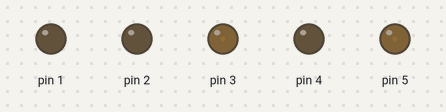
Bench run of a sketch on a simulated Arduino Uno, built with avr-gcc and run on an emulated ATmega328P. On the bench: output pins drawn as LEDs (lit = HIGH).

Above: at 0.05 s.
At 0.35 s:
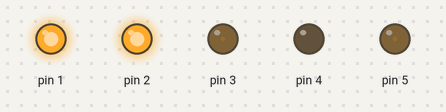
At 0.75 s:
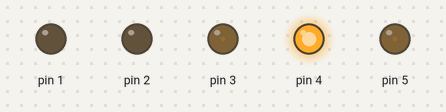
At 1.65 s:
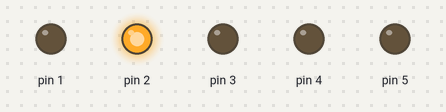
At 1.95 s:
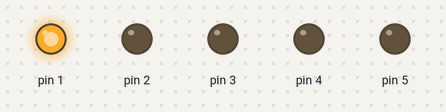
Timing chart, 0 to 4.9 s (numbered marks = the images above):
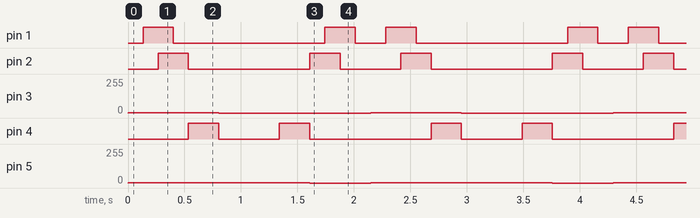

Measured:
- by itself, pin 1: repeats every 2.1 s: LOW 1.3 s, HIGH 0.27 s, LOW 0.27 s, HIGH 0.27 s
- by itself, pin 2: repeats every 2.1 s: LOW 1.1 s, HIGH 0.27 s, LOW 0.54 s, HIGH 0.27 s
- by itself, pin 3: alternates 1/255 for 0.80 s and 0/255 for 1.3 s
- by itself, pin 4: repeats every 2.1 s: LOW 0.54 s, HIGH 0.27 s, LOW 1.1 s, HIGH 0.27 s
- by itself, pin 5: alternates 1/255 for 1.6 s and 0/255 for 0.54 s

The sketch:

FlagsBlockSketch.ino
```cpp
// Flag's Block 產生的草稿碼

// setup() 會先被執行且只會執行一次
void setup() {

}

// loop() 裡面的程式會不斷重複執行
void loop() {
  int i = 1, i_trigger = 0;
  int j = 1, j_trigger = 0;
  int k = 1, k_trigger = 0;
  int x = 1, x_trigger = 0;
  int y = 1, y_trigger = 0;
  for (int z = 1; z <= 1020; z++) {
    analogWrite(1, i);
    if (i_trigger == 0)
      i++;
    else
      if(i>0)
        i--;

    analogWrite(2, j);
    if (j_trigger == 0 && z >= 127)
      j++;
    else if(j_trigger == 1)
      if(j>0)
        j--;

    analogWrite(3, k);
    if (k_trigger == 0 && z >= 255)
      k++;
    else if(k_trigger == 1)
      if(k>0)
        k--;

    analogWrite(4, x);
    if (x_trigger == 0 && z >= 382)
      x++;
    else if(x_trigger == 1)
      if(x>0)
        x--;

    analogWrite(5, y);
    if (y_trigger == 0 && z >= 510)
      y++;
    else if(y_trigger == 1)
      if(y>0)
        y--;

    if(i == 255)
      i_trigger = 1;
    if(j == 255)
      j_trigger = 1;
    if(k == 255)
      k_trigger = 1;
    if(x == 255)
      x_trigger = 1;
    if(y == 255)
      y_trigger = 1;

    delay(1);
  }

  i_trigger = 0;
  j_trigger = 0;
  k_trigger = 0;
  x_trigger = 0;
  y_trigger = 0;

  for (int z = 1; z <= 1020; z++) {
    analogWrite(1, i);
    if (i_trigger == 0 && z >= 510)
      i++;
    else if(i_trigger == 1)
      if(i>0)
        i--;

    analogWrite(2, j);
    if (j_trigger == 0 && z >= 382)
      j++;
    else if(j_trigger == 1)
      if(j>0)
        j--;

    analogWrite(3, k);
    if (k_trigger == 0 && z >= 255)
      k++;
    else if(k_trigger == 1)
      if(k>0)
        k--;

    analogWrite(4, x);
    if (x_trigger == 0 && z >= 127)
      x++;
    else if(x_trigger == 1)
      if(x>0)
        x--;

    analogWrite(5, y);
    if (y_trigger == 0)
      y++;
    else if(y_trigger == 1)
      if(y>0)
        y--;

    if(i == 255)
      i_trigger = 1;
    if(j == 255)
      j_trigger = 1;
    if(k == 255)
      k_trigger = 1;
    if(x == 255)
      x_trigger = 1;
    if(y == 255)
      y_trigger = 1;

    delay(1);
  }
}
```
